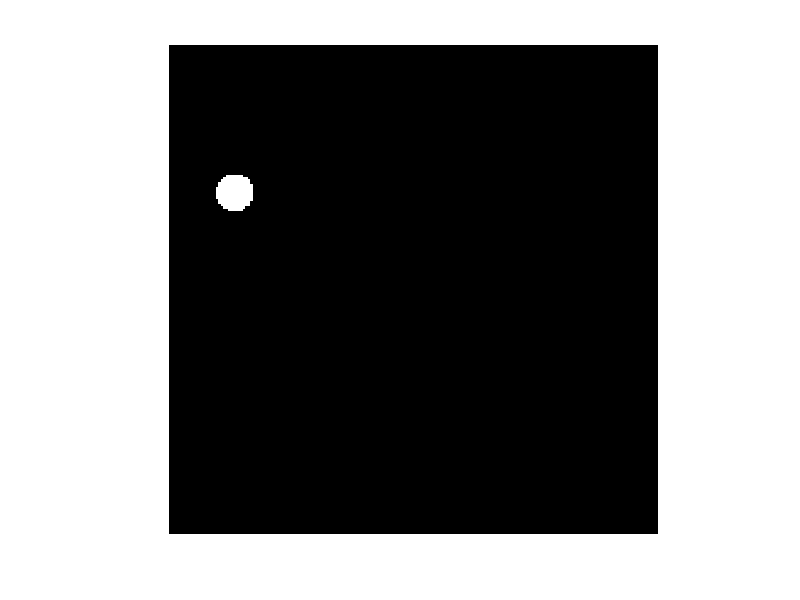

The MATLAB script that drew this image:


im=zeros(200);
x=25+rand*50;
y=25+rand*50;
r=5+rand*5;

for i=1:size(im,1)
    for j=1:size(im,2)
        d=sqrt((i-x)^2+(j-y)^2);
        if d<=r
            im(i,j)=1;
        end
    end
end

imshow(im)